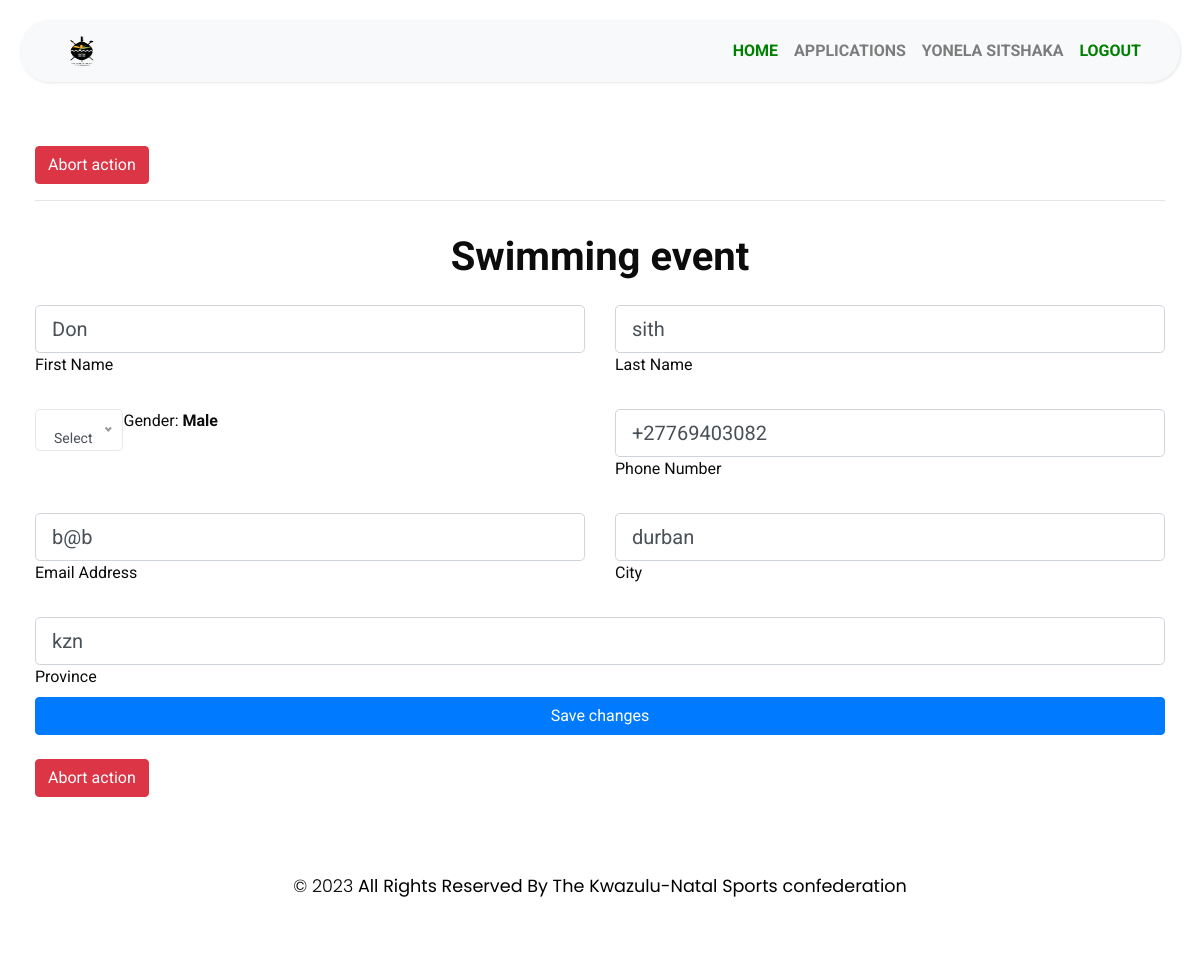
Screenshot of /update_CommiteeMember/1 (signed in) with the database file from the repository.
### MyApp/models.py (models this page shows)
class Application(models.Model):
    ApplicationId = models.AutoField(primary_key=True)
    user = models.ForeignKey(User,blank=True,null=True,on_delete=models.CASCADE)
    FederationPersonel = models.ForeignKey(FederationPersonel,blank=True,null=True,on_delete=models.CASCADE)
    EventName = models.CharField(max_length=255)
    StartDate = models.DateTimeField(max_length=255)
    EndDate = models.DateTimeField(max_length=255)
    HostCity = models.CharField(max_length=255)
    HostProvince =models.CharField(max_length=255)
    ReportSubmitAgreement = models.BooleanField(default=False)
    NumberOfTeam = models.IntegerField()
    MethodOfSelection = models.CharField(max_length=255)
    SelectionApprovedDate = models.DateField(max_length=255)
    TravelDateTime = models.DateTimeField(max_length=255)
    ModeOfTravel = models.CharField(max_length=255)
    CodeOfConductAcceped = models.BooleanField(default=False)
    RegulationsInterestDeclaration  = models.CharField(max_length=300, default='NotProvided')
    RegulationsInterestDeclaration  = models.CharField(max_length=300, default='NotProvided')
    SelectionCriteriaProtocols = models.CharField(max_length=300, default='NotProvided')
    GeneralRegulationSelectionProcedure  =models.CharField(max_length=300, default='NotProvided')
    DocumentationOfSelectionSubmitted = models.CharField(max_length=300, default='NotProvided')
    TeamOfficialDuties = models.CharField(max_length=300, default='NotProvided')
    AcceptanceOfTeamAppointment = models.CharField(max_length=300, default='NotProvided')
    HighPerformancePlan = models.CharField(max_length=300, default='NotProvided')
    EventInvitation  = models.CharField(max_length=300, default='NotProvided')
    ApplicationDate  = models.DateTimeField(default=datetime.now())
    Step = models.CharField(max_length=255, default='start')
    ApplicationStatus = models.CharField(max_length=255, default='Oncreate')
    isHistory = models.BooleanField(default=False)
    DateCreated = models.DateTimeField(default=datetime.now())
    DeclineReason = models.TextField(blank=True, null=True)
    CancelReason = models.TextField(blank=True, null=True)
    ApparelLetters = models.CharField(max_length=300, blank=True, null=True)

class CommitteeMember(models.Model):
    CommitteeMemberId = models.AutoField(primary_key=True)
    application = models.ForeignKey(Application,blank=True,null=True,on_delete=models.CASCADE)
    FirstName = models.CharField(max_length=255)
    Surname = models.CharField(max_length=255)
    Gender = models.CharField(max_length=255)
    Email = models.CharField(max_length=255, default="email")
    PhoneNumber = models.CharField(max_length=255, default="number")
    City = models.CharField(max_length=255, default="city")
    Province = models.CharField(max_length=255, default="province")

### MyApp/views.py (the view, shortened to what this page needs)
# urls.py: path('update_CommiteeMember/<int:CommitteeMemberId>', views.update_CommiteeMember, name="update_CommiteeMember"),
@login_required
def update_CommiteeMember(request, CommitteeMemberId):
    committeeMember = get_object_or_404(CommitteeMember, pk=CommitteeMemberId)
    application = committeeMember.application
    if request.method =='GET':
        return render(request, 'MyApp/update_CommiteeMember.html', {"committeeMember":committeeMember,"application":application})

### MyApp/templates/MyApp/update_CommiteeMember.html (shortened to what this page needs)
{% extends "MyApp/base.html" %}
{% block content %}
    {% load static %}
    <div class="container">
        {% if application.Step != 'Application_review' %}
            {% if application.Step != 'Pending' %}
                <div>
                    <a style="color:white" href="{% url 'Add_Committee_Member' applicationId=application.ApplicationId %}" class="btn btn-default btn-danger">
                        Abort action
                    </a>
                </div>
            {% endif %}
        {% else %}
            <div>
                <a href="{% url 'Committee' applicationId=application.ApplicationId %}" class="btn btn-default btn-danger">
                    Abort Action
                </a>
            </div>
        {% endif %}
        <hr/>
        <div class="container" style="display:flex; justify-content:center; padding:1rem">
                <h1 class="text">
                    <b> {{application.EventName}}</b>
                </h1>
        </div>
        <form method="post"  enctype="multipart/form-data" style="width:inherit">
            <div class="row">
                <div class="col-md-6 mb-4">
                    <div class="form-outline">
                        <input type="text" name="FirstName" value="{{committeeMember.FirstName}}"  class="form-control form-control-lg">
                        <label class="form-label" for="FirstName">First Name</label>
                    </div>
                </div>
                <div class="col-md-6 mb-4">
                <div class="form-outline" style="display:flex;flex-direction: column">
                    <input   type="text" name="Surname" value="{{committeeMember.Surname}}"  class="form-control form-control-lg">
                    <label class="form-label" for="Surname">Last Name</label>
                </div>
                </div>
            </div>
            <div class="row">
                <div class="col-md-6 mb-4">
                    <div class="form-outline">
                        <label class="form-label" for="EndDate">Gender: <b>{{committeeMember.Gender}}</b></label>
                    </div>
                </div>
                <div class="col-md-6 mb-4">
                <div class="form-outline" style="display:flex;flex-direction: column">
                    <input   type="text" name="PhoneNumber" value="{{committeeMember.PhoneNumber}}"  class="form-control form-control-lg">
                    <label class="form-label" for="PhoneNumber">Phone Number</label>
                </div>
                </div>
            </div>
            <div class="row">
                <div class="col-md-6 mb-4">
                    <div class="form-outline" style="display:flex;flex-direction: column">
                        <input  type="email" name="Email" value="{{committeeMember.Email}}"   class="form-control form-control-lg">
                        <label class="form-label" for="Email">Email Address</label>
                    </div>
                </div>
                <div class="col-md-6 mb-4">
                    <div class="form-outline" style="display:flex;flex-direction: column">
                        <input  type="text" name="City"  value="{{committeeMember.City}}" class="form-control form-control-lg">
                        <label class="form-label" for="City">City</label>
                    </div>
                </div>
            </div>
            <div >
                <input  type="text" name="Province" value="{{committeeMember.Province}}"   class="form-control form-control-lg">
                <label class="form-label" for="Province">Province</label>
            </div>
            <input class="btn btn-default btn-primary" style="width:100%" type="submit" value="Save changes"/>
            <div>
                <br/>
                {% if application.Step != 'Application_review' %}
                    {% if application.Step != 'Pending' %}
                        <div>
                            <a style="color:white" href="{% url 'Add_Committee_Member' applicationId=application.ApplicationId %}" class="btn btn-default btn-danger">
                                Abort action
                            </a>
                        </div>
                    {% endif %}
                {% else %}
                    <div>
                        <a href="{% url 'Committee' applicationId=application.ApplicationId %}" class="btn btn-default btn-danger">
                            Abort Action
                        </a>
                    </div>
                {% endif %}
            </div>
        </form>
    </div>
{% endblock %}

### MyApp/templates/MyApp/base.html (shortened to what this page needs)
<!DOCTYPE html>
<html>
<head>
    {%load static %}
    <link rel="stylesheet" href="{% static 'manageProfile/Profile.css' %}">
    <link rel="stylesheet" href="https://stackpath.bootstrapcdn.com/bootstrap/4.1.0/css/bootstrap.min.css">
    <link rel="stylesheet" href="{% static 'manageProfile/css/style5.css' %}">
    <link rel="stylesheet" href="{% static 'manageProfile/css/style.css' %}">
    <link rel="stylesheet" href="{% static 'manageProfile/css1/style.css' %}">
<link rel="stylesheet" type="text/css" href="{% static 'manageProfile/css1/bootstrap.css' %}" />
  <link rel="stylesheet" href="{% static 'manageProfile/css1/nice-select.min.css' %}">
  <link rel="stylesheet" type="text/css" href="https://cdnjs.cloudflare.com/ajax/libs/OwlCarousel2/2.3.4/assets/owl.carousel.min.css" />
  <link href="{% static 'manageProfile/css1/font-awesome.min.css' %}" rel="stylesheet" />
  <link href="{% static 'manageProfile/css1/style.css' %}" rel="stylesheet" />
  <link href="{% static 'manageProfile/css1/responsive.css' %}" rel="stylesheet" />
</head>
<body>
    <div class="wrapper" >
        <div id="content">
            <nav class="navbar navbar-expand-lg navbar-light bg-light" style="border-radius:30px">
                <div class="container-fluid" style="color: black;">
                    <a class="nav-link" href="{% url 'home' %}" style="color: green;"> <img style="width:inherit;width:30px;border-radius:12px;height:30px " src="{% static 'manageProfile/images/kzn-sports-confederation-logo.png' %}" class="thumbnail"/></a>
                    <div class="collapse navbar-collapse" id="navbarSupportedContent">
                      <ul class="nav navbar-nav ml-auto"style="color: azure;">
                            {% if user.is_authenticated %}
                                <li class="nav-item text-uppercase font-weight-bold">
                                    <a style="color: green;" class="nav-link"  href="{% url 'home' %}">Home</a>
                                </li>
                                {% if user.is_superuser %}
                                    {% comment %} <li class="nav-item">
                                        <a style="color: black;" class="nav-link" href="#"> Supper User State</a>
                                    </li> {% endcomment %}
                                    <li class="nav-item text-uppercase font-weight-bold">
                                        <a href="{% url 'Applications' %}" style="color: green;" class="nav-link" href="">Applications</a>
                                    </li>
                                {% else %}
                                    <li class="nav-item text-uppercase font-weight-bold">
                                        <a class="nav-link" href="{%   url 'my_applications' %}" >Applications</a>
                                    </li>
                                {% endif %}
                                <li class="nav-item text-uppercase font-weight-bold">
                                    <a class="nav-link" href="{% url 'account' %}">{{user.first_name}} {{user.last_name}}</a>
                                </li>
                                <li class="nav-item text-uppercase font-weight-bold">
                                    <a style="color: green;" class="nav-link" href="{% url 'logoutuser' %}">logout</a>
                                </li>
                            {% endif %}
                        </ul>
                    </div>
                </div>
            </nav>
            <br>
            {% block content %}
            {% endblock %}
            <br>
            <footer class="footer_section" style="height:auto;margin-bottom:0px;width: 100%; margin-top: 10px;border-radius:30px">
                <div class="container" style="margin-bottom:0px;padding:1rem">
                    <center>
                        <b class="text-center">
                            <p style="color:black;">
                                &copy; <span id="displayYear"></span><b> All Rights Reserved By The</b>
                                <a href="#"><b>Kwazulu-Natal Sports confederation</b></a>
                            </p>
                        </b>
                    </center>
                </div>
            </footer>
        </div>
    </div>
</body>
</html>

### MyApp/static/manageProfile/css/style5.css (style rules this page uses)
body { font-family: 'Poppins', sans-serif; background: #fafafa; }
p { font-family: 'Poppins', sans-serif; font-size: 1.1em; font-weight: 300; line-height: 1.7em; color: #999; }
a, a:hover, a:focus { color: inherit; text-decoration: none; transition: all 0.3s; }
.navbar { padding: 15px 10px; background: #fff; border: none; border-radius: 0; margin-bottom: 40px; box-shadow: 1px 1px 3px rgba(0, 0, 0, 0.1); }
.wrapper { display: flex; width: 100%; align-items: stretch; perspective: 1500px; }
#content { width: 100%; padding: 20px; min-height: 100vh; transition: all 0.3s; }

### MyApp/static/manageProfile/css1/style.css (style rules this page uses)
body { font-family: "Roboto", sans-serif; color: #0c0c0c; background-color: #ffffff; overflow-x: hidden; }
a, a:hover, a:focus { text-decoration: none; }
.btn, .btn:focus { outline: none !important; -webkit-box-shadow: none; box-shadow: none; }
.footer_section { position: relative; background-color: #ffffff; text-align: center; }
.footer_section p { color: #155263; padding: 25px 0; margin: 0; }
.footer_section p a { color: inherit; }

### MyApp/static/manageProfile/css1/responsive.css (style rules this page uses)
@media (min-width: 1200px) { .container { max-width: 1170px; } }

### rows the page displays
Application: EventName "Swimming event"
CommitteeMember: FirstName "Don", Surname "sith", Gender "Male", PhoneNumber "+27769403082", Email "b@b", City "durban", Province "kzn"

### other values shown
{{ user.first_name }} "YONELA"
{{ user.last_name }} "SITSHAKA"
